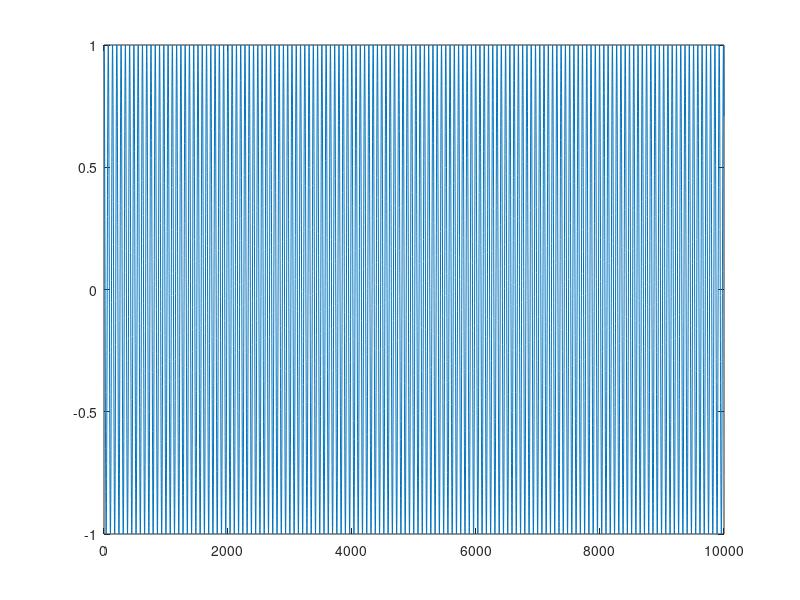
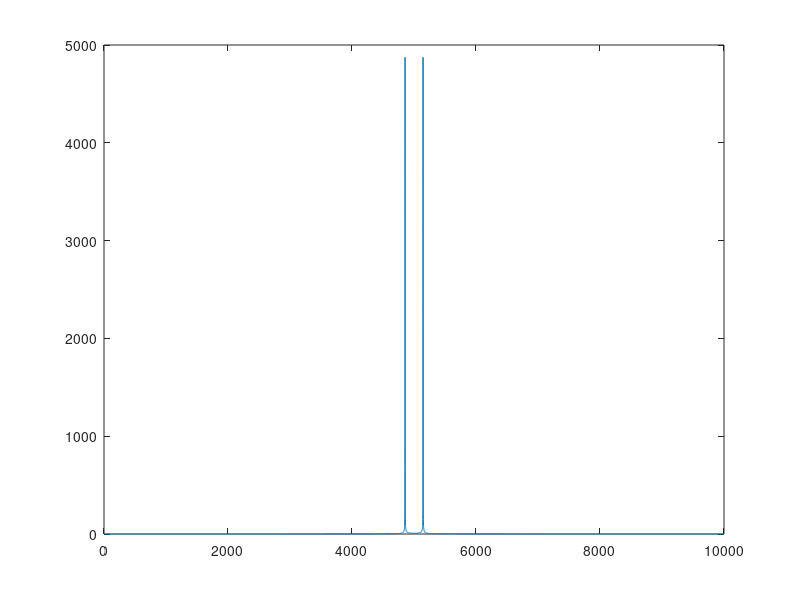

MATLAB code to generate these figures, in order:
clear all;

%Set Sampling Frequency and Note Frequency and buffer length
fs = 44100; %Hertz
note = 640; %Hertz
bufferLength = 10000; %Samples

%Print Delay in ms
delayS = (bufferLength/fs);
delayMS = delayS*1000

%Create Sine
%Calculate Cycles of note per bufferLength
numCycles = note*delayS;
t = numCycles*2*pi/bufferLength:numCycles*2*pi/bufferLength:numCycles*2*pi;
sineTDomain = cos(t);

%Take FFTs
fftCenter = bufferLength/2 + 1;
FrequencyPerSample = fs/bufferLength;

fftSine = fftshift(fft(ifftshift(sineTDomain)));
absFFTSine = abs(fftSine);

figure;
plot(sineTDomain);
figure;
plot(absFFTSine);

%Find Note Frequency
threshold = 20; %Note must exceed this threshold energy to be registered as note
                %ToDo: Use this value and figure out how to calculate it

maxValue = 0;
maxValueAt = 0;
for i=1 : bufferLength
    if maxValue < absFFTSine(i)
        maxValueAt = i;
        maxValue = absFFTSine(i);
    end
end

%Calculate Note
distFromCenter = abs(maxValueAt - fftCenter);
foundNote = distFromCenter*FrequencyPerSample